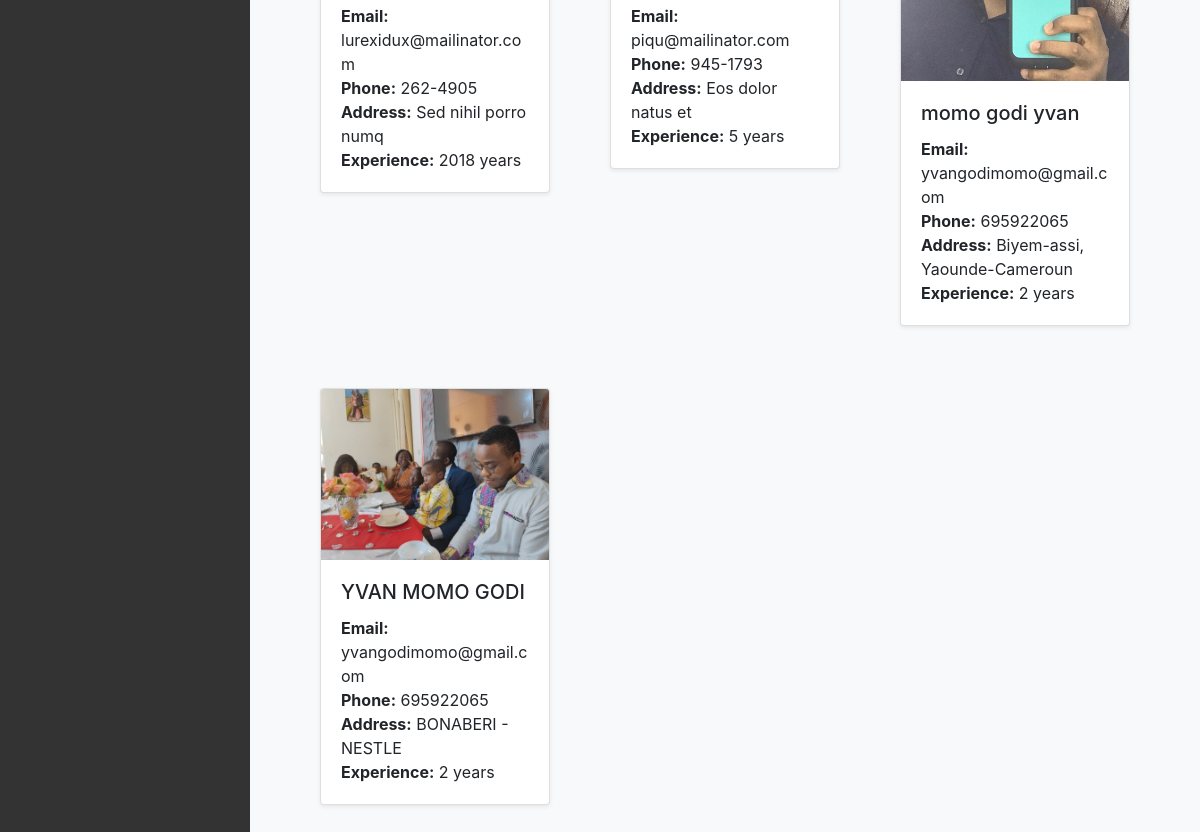
The page /portfolios/ (lower part) on the database as committed earlier.
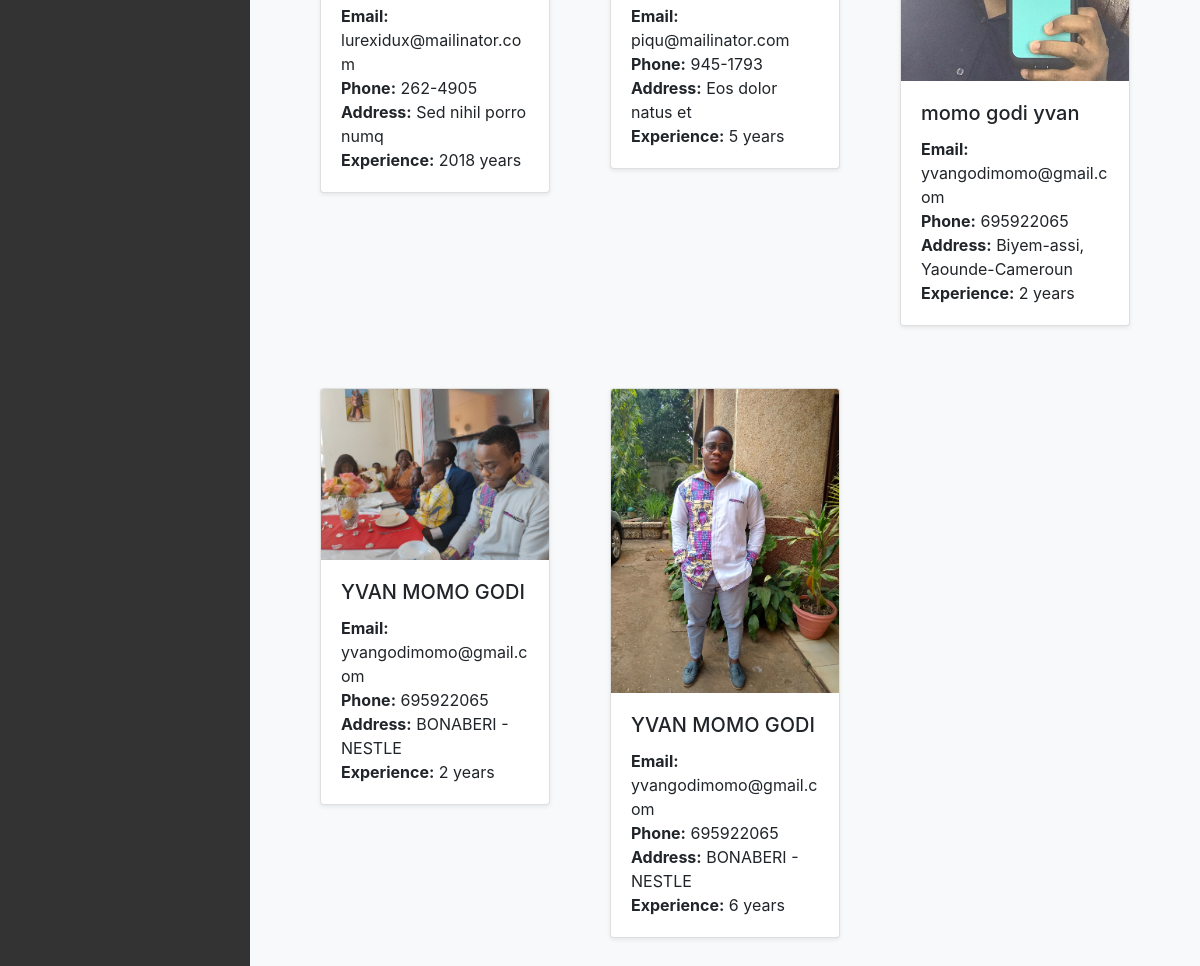
The same page on the database as committed later.
### job/models.py (models this page shows, shortened)
class Portfolio(models.Model):
    name = models.CharField(max_length=255)
    email = models.EmailField()
    address = models.TextField()
    phone = models.CharField(max_length=15)
    profile_photo = models.ImageField(upload_to='profile_photos/')
    years_of_experience = models.PositiveIntegerField()
    educational_level = models.ForeignKey(EducationalLevel, related_name='portfolios', on_delete=models.CASCADE)
    specification = models.ForeignKey(Specification, related_name='portfolios', on_delete=models.CASCADE)
    domain = models.ForeignKey(Domain, related_name='portfolios', on_delete=models.CASCADE)
    region = models.ForeignKey(Region, related_name='portfolios', on_delete=models.CASCADE)
    town = models.ForeignKey(Town, related_name='portfolios', on_delete=models.CASCADE)
    quarter = models.ForeignKey(Quarter, related_name='portfolios', on_delete=models.CASCADE)
    age = models.IntegerField(default='20')
    created_at = models.DateTimeField(default="2023-01-01 00:00:00", blank=True)  # Default to a specific date
    payment_status = models.CharField(max_length=20, default='not paid')  # New field for payment status
    location = models.CharField(max_length=255, blank=True)  # New location field

### job/views.py (the view)
# urls.py: path('portfolios/', portfolio_list_view, name='portfolio_list'),
def portfolio_list_view(request):
    selected_region = request.GET.get('region')
    selected_town = request.GET.get('town')
    selected_quarter = request.GET.get('quarter')
    portfolios = Portfolio.objects.all()
    if selected_region:
        selected_region = int(selected_region)  # Convert to integer
        portfolios = portfolios.filter(region_id=selected_region)
    if selected_town:
        selected_town = int(selected_town)  # Convert to integer
        portfolios = portfolios.filter(town_id=selected_town)
    if selected_quarter:
        selected_quarter = int(selected_quarter)  # Convert to integer
        portfolios = portfolios.filter(quarter_id=selected_quarter)
    regions = Region.objects.all()
    towns = Town.objects.all()
    quarters = Quarter.objects.all()
    context = {
        'portfolios': portfolios,
        'regions': regions,
        'towns': towns,
        'quarters': quarters,
        'selected_region': selected_region,
        'selected_town': selected_town,
        'selected_quarter': selected_quarter,
    }
    return render(request, 'panel/expert/view_portfoloi/portfolio_list.html', context)

### job/templates/panel/expert/view_portfoloi/portfolio_list.html (shortened to what this page needs)
{% extends 'panel/base/base_expert.html' %}
{% load static %}
{% block content %}
<div class="container">
    <div class="row">
        {% for portfolio in portfolios %}
            <div class="col-md-4 my-3">
                <div class="card portfolio-card shadow-sm">
                    <img src="{{ portfolio.profile_photo.url }}" class="card-img-top" alt="{{ portfolio.name }}">
                    <div class="card-body">
                        <h5 class="card-title">{{ portfolio.name }}</h5>
                        <p class="card-text">
                            <strong>Email:</strong> {{ portfolio.email }}<br>
                            <strong>Phone:</strong> {{ portfolio.phone }}<br>
                            <strong>Address:</strong> {{ portfolio.address }}<br>
                            <strong>Experience:</strong> {{ portfolio.years_of_experience }} years
                        </p>
                    </div>
                </div>
            </div>
        {% endfor %}
    </div>
</div>
{% endblock %}

Rows that differ between the two databases and show on the page:
added Portfolio: profile_photo (picture), name "YVAN MOMO GODI", email "yvangodimomo@gmail.com", phone "695922065", address "BONABERI - NESTLE", years_of_experience "6"
